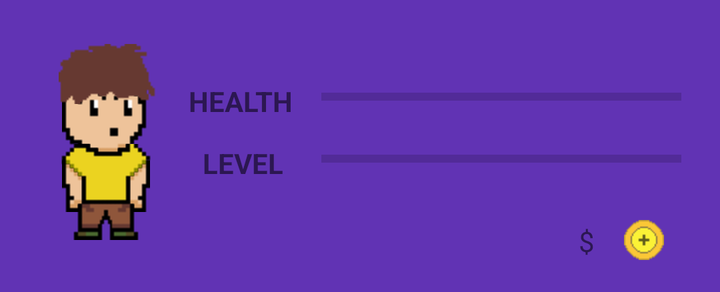
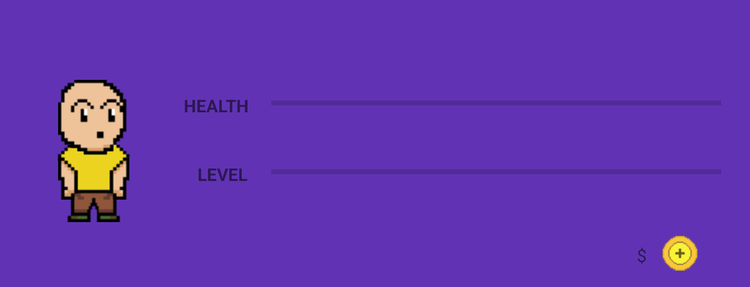

Compare how this app lays out the same screen by default and in its alternative resource folder. The renders come first, then the two layout files and the values they reference.
<!-- AndroidManifest.xml: application theme AppTheme -->
<!-- res/layout/content_user_data.xml -->
<?xml version="1.0" encoding="utf-8"?>
<androidx.constraintlayout.widget.ConstraintLayout
    xmlns:android="http://schemas.android.com/apk/res/android"
    xmlns:app="http://schemas.android.com/apk/res-auto"
    xmlns:tools="http://schemas.android.com/tools"
    android:layout_width="match_parent"
    android:layout_height="wrap_content"
    app:layout_constraintHeight_percent="0.3"
    android:background="@color/colorPrimary"
    android:id="@+id/content_user_data"
    android:animateLayoutChanges="true">


    <ImageView
        android:id="@+id/iv_faceb"
        android:layout_width="wrap_content"
        android:layout_height="wrap_content"
        android:layout_marginTop="32dp"
        android:layout_marginBottom="40dp"
        app:layout_constraintBottom_toBottomOf="parent"
        app:layout_constraintEnd_toEndOf="parent"
        app:layout_constraintHorizontal_bias="0.098"
        app:layout_constraintStart_toStartOf="parent"
        app:layout_constraintTop_toTopOf="parent"
        app:layout_constraintVertical_bias="0.086"
        app:srcCompat="@drawable/face1" />

    <ImageView
        android:id="@+id/iv_bodyb"
        android:layout_width="wrap_content"
        android:layout_height="wrap_content"
        android:layout_marginTop="54dp"
        app:layout_constraintBottom_toBottomOf="@+id/iv_faceb"
        app:layout_constraintEnd_toEndOf="@+id/iv_faceb"
        app:layout_constraintStart_toStartOf="@+id/iv_faceb"
        app:layout_constraintTop_toTopOf="@+id/iv_faceb"
        app:srcCompat="@drawable/body_yellow" />

    <ImageView
        android:id="@+id/iv_hairb"
        android:layout_width="wrap_content"
        android:layout_height="wrap_content"
        android:layout_marginBottom="60dp"
        app:layout_constraintBottom_toBottomOf="@+id/iv_faceb"
        app:layout_constraintEnd_toEndOf="@+id/iv_faceb"
        app:layout_constraintHorizontal_bias="0.333"
        app:layout_constraintStart_toStartOf="@+id/iv_faceb"
        app:layout_constraintTop_toTopOf="@+id/iv_faceb"
        app:layout_constraintVertical_bias="0.625"
        app:srcCompat="@drawable/hair_brown" />

    <ProgressBar
        android:id="@+id/pb_level"
        style="?android:attr/progressBarStyleHorizontal"
        app:layout_constraintWidth_percent="0.5"
        android:layout_width="0dp"
        android:layout_height="23dp"
        android:layout_marginTop="16dp"
        app:layout_constraintBottom_toBottomOf="parent"
        app:layout_constraintEnd_toEndOf="parent"
        app:layout_constraintHorizontal_bias="0.815"
        app:layout_constraintStart_toEndOf="@+id/iv_faceb"
        app:layout_constraintTop_toTopOf="parent"
        app:layout_constraintVertical_bias="0.485" />

    <TextView
        android:id="@+id/tv_level"
        android:layout_width="wrap_content"
        android:layout_height="wrap_content"
        android:layout_marginTop="16dp"
        android:text="@string/level"
        android:textStyle="bold"
        app:layout_constraintBottom_toBottomOf="parent"
        app:layout_constraintEnd_toStartOf="@+id/pb_level"
        app:layout_constraintHorizontal_bias="0.585"
        app:layout_constraintStart_toEndOf="@+id/iv_faceb"
        app:layout_constraintTop_toTopOf="parent"
        app:layout_constraintVertical_bias="0.504" />

    <ProgressBar
        android:id="@+id/pb_healt"
        style="?android:attr/progressBarStyleHorizontal"
        app:layout_constraintWidth_percent="0.5"
        android:layout_width="0dp"
        android:layout_height="23dp"
        android:layout_marginTop="16dp"
        app:layout_constraintBottom_toBottomOf="parent"
        app:layout_constraintEnd_toEndOf="parent"
        app:layout_constraintHorizontal_bias="0.815"
        app:layout_constraintStart_toEndOf="@+id/iv_faceb"
        app:layout_constraintTop_toTopOf="parent"
        app:layout_constraintVertical_bias="0.196" />

    <TextView
        android:id="@+id/tv_health"
        android:layout_width="wrap_content"
        android:layout_height="wrap_content"
        android:layout_marginTop="16dp"
        android:text="@string/health"
        android:textStyle="bold"
        app:layout_constraintBottom_toBottomOf="parent"
        app:layout_constraintEnd_toStartOf="@+id/pb_healt"
        app:layout_constraintHorizontal_bias="0.585"
        app:layout_constraintStart_toEndOf="@+id/iv_faceb"
        app:layout_constraintTop_toTopOf="parent"
        app:layout_constraintVertical_bias="0.225" />

    <ImageView
        android:id="@+id/iv_coin"
        android:layout_width="20dp"
        android:layout_height="20dp"
        android:layout_marginTop="8dp"
        app:layout_constraintBottom_toBottomOf="parent"
        app:layout_constraintEnd_toEndOf="parent"
        app:layout_constraintHorizontal_bias="0.893"
        app:layout_constraintStart_toEndOf="@+id/iv_bodyb"
        app:layout_constraintTop_toBottomOf="@+id/pb_healt"
        app:layout_constraintVertical_bias="0.724"
        app:srcCompat="@drawable/coin"
        android:contentDescription="@string/money" />

    <TextView
        android:id="@+id/tv_money"
        android:layout_width="wrap_content"
        android:layout_height="wrap_content"
        android:layout_marginTop="8dp"
        android:text="@string/money"
        app:layout_constraintBottom_toBottomOf="parent"
        app:layout_constraintEnd_toStartOf="@+id/iv_coin"
        app:layout_constraintHorizontal_bias="0.936"
        app:layout_constraintStart_toEndOf="@+id/iv_bodyb"
        app:layout_constraintTop_toBottomOf="@+id/pb_healt"
        app:layout_constraintVertical_bias="0.73" />
</androidx.constraintlayout.widget.ConstraintLayout>
<!-- resources referenced by this layout -->
<resources>
  <color name="colorPrimary">#6133B4</color>
  <!-- drawable body_yellow: png bitmap (drawable, 455 bytes) -->
  <!-- drawable coin: png bitmap (drawable, 377 bytes) -->
  <!-- drawable face1: png bitmap (drawable, 518 bytes) -->
  <!-- drawable hair_brown: png bitmap (drawable, 300 bytes) -->
  <string name="health">HEALTH</string>
  <string name="level">LEVEL</string>
  <string name="money" translatable="false">$</string>
  <style name="AppTheme" parent="Theme.AppCompat.Light.DarkActionBar">
          
          <item name="colorPrimary">@color/colorPrimary</item>
          <item name="colorPrimaryDark">@color/colorPrimaryDark</item>
          <item name="colorAccent">@color/colorAccent</item>
      </style>
  <color name="colorPrimaryDark">#311369</color>
  <color name="colorAccent">#E8B82A</color>2AB591
</resources>
<!-- res/layout-sw600dp/content_user_data.xml (the repository's variant of the layout above) -->
<!-- drawn on a 7-inch tablet held upright -->
<?xml version="1.0" encoding="utf-8"?>
<androidx.constraintlayout.widget.ConstraintLayout
    xmlns:android="http://schemas.android.com/apk/res/android"
    xmlns:app="http://schemas.android.com/apk/res-auto"
    xmlns:tools="http://schemas.android.com/tools"
    android:layout_width="match_parent"
    android:layout_height="230dp"
    android:background="@color/colorPrimary"
    android:id="@+id/content_user_data"
    android:animateLayoutChanges="true">


    <ImageView
        android:id="@+id/iv_bodyb"
        android:layout_width="wrap_content"
        android:layout_height="wrap_content"
        android:layout_marginTop="70dp"
        android:scaleX="1.3"
        android:scaleY="1.3"
        app:layout_constraintBottom_toBottomOf="@+id/iv_faceb"
        app:layout_constraintEnd_toEndOf="@+id/iv_faceb"
        app:layout_constraintStart_toStartOf="@+id/iv_faceb"
        app:layout_constraintTop_toTopOf="@+id/iv_faceb"
        app:srcCompat="@drawable/body_yellow" />

    <ImageView
        android:id="@+id/iv_faceb"
        android:layout_width="wrap_content"
        android:layout_height="wrap_content"
        android:layout_marginTop="32dp"
        android:layout_marginBottom="40dp"
        android:scaleX="1.3"
        android:scaleY="1.3"
        app:layout_constraintBottom_toBottomOf="parent"
        app:layout_constraintEnd_toEndOf="parent"
        app:layout_constraintHorizontal_bias="0.095"
        app:layout_constraintStart_toStartOf="parent"
        app:layout_constraintTop_toTopOf="parent"
        app:layout_constraintVertical_bias="0.511"
        app:srcCompat="@drawable/face1" />

    <ImageView
        android:id="@+id/iv_hairb"
        android:layout_width="wrap_content"
        android:layout_height="wrap_content"
        android:layout_marginBottom="80dp"
        android:scaleX="1.3"
        android:scaleY="1.3"
        app:layout_constraintBottom_toBottomOf="@+id/iv_faceb"
        app:layout_constraintEnd_toEndOf="@+id/iv_faceb"
        app:layout_constraintHorizontal_bias="0.333"
        app:layout_constraintStart_toStartOf="@+id/iv_faceb"
        app:layout_constraintTop_toTopOf="@+id/iv_faceb"
        app:layout_constraintVertical_bias="0.625"
        app:srcCompat="@drawable/hair_brown" />

    <TextView
        android:id="@+id/tv_health"
        android:layout_width="wrap_content"
        android:layout_height="wrap_content"
        android:layout_marginTop="16dp"
        android:text="@string/health"
        android:textStyle="bold"
        app:layout_constraintBottom_toBottomOf="parent"
        app:layout_constraintEnd_toStartOf="@+id/pb_healt"
        app:layout_constraintHorizontal_bias="0.732"
        app:layout_constraintStart_toEndOf="@+id/iv_faceb"
        app:layout_constraintTop_toTopOf="parent"
        app:layout_constraintVertical_bias="0.302" />

    <TextView
        android:id="@+id/tv_money"
        android:layout_width="wrap_content"
        android:layout_height="wrap_content"
        android:layout_marginTop="8dp"
        android:text="@string/money"
        app:layout_constraintBottom_toBottomOf="parent"
        app:layout_constraintEnd_toStartOf="@+id/iv_coin"
        app:layout_constraintHorizontal_bias="0.961"
        app:layout_constraintStart_toEndOf="@+id/iv_bodyb"
        app:layout_constraintTop_toBottomOf="@+id/pb_healt"
        app:layout_constraintVertical_bias="0.853" />

    <ProgressBar
        android:id="@+id/pb_healt"
        style="?android:attr/progressBarStyleHorizontal"
        android:layout_height="23dp"
        android:layout_width="0dp"
        android:layout_marginTop="16dp"
        app:layout_constraintBottom_toBottomOf="parent"
        app:layout_constraintEnd_toEndOf="parent"
        app:layout_constraintHorizontal_bias="0.839"
        app:layout_constraintStart_toEndOf="@+id/iv_faceb"
        app:layout_constraintTop_toTopOf="parent"
        app:layout_constraintVertical_bias="0.287"
        app:layout_constraintWidth_percent="0.6" />

    <TextView
        android:id="@+id/tv_level"
        android:layout_width="wrap_content"
        android:layout_height="wrap_content"
        android:layout_marginTop="36dp"
        android:text="@string/level"
        android:textStyle="bold"
        app:layout_constraintBottom_toBottomOf="parent"
        app:layout_constraintEnd_toStartOf="@+id/pb_level"
        app:layout_constraintHorizontal_bias="0.762"
        app:layout_constraintStart_toEndOf="@+id/iv_faceb"
        app:layout_constraintTop_toBottomOf="@+id/tv_health"
        app:layout_constraintVertical_bias="0.0" />

    <ProgressBar
        android:id="@+id/pb_level"
        style="?android:attr/progressBarStyleHorizontal"
        android:layout_height="23dp"
        android:layout_width="0dp"
        android:layout_marginTop="16dp"
        app:layout_constraintBottom_toBottomOf="parent"
        app:layout_constraintEnd_toEndOf="parent"
        app:layout_constraintHorizontal_bias="0.839"
        app:layout_constraintStart_toEndOf="@+id/iv_faceb"
        app:layout_constraintTop_toTopOf="parent"
        app:layout_constraintVertical_bias="0.575"
        app:layout_constraintWidth_percent="0.6" />

    <ImageView
        android:id="@+id/iv_coin"
        android:layout_width="20dp"
        android:layout_height="20dp"
        android:layout_marginTop="8dp"
        android:contentDescription="@string/money"
        android:scaleX="1.4"
        android:scaleY="1.4"
        app:layout_constraintBottom_toBottomOf="parent"
        app:layout_constraintEnd_toEndOf="parent"
        app:layout_constraintHorizontal_bias="0.904"
        app:layout_constraintStart_toEndOf="@+id/iv_bodyb"
        app:layout_constraintTop_toBottomOf="@+id/pb_healt"
        app:layout_constraintVertical_bias="0.842"
        app:srcCompat="@drawable/coin" />

</androidx.constraintlayout.widget.ConstraintLayout>
